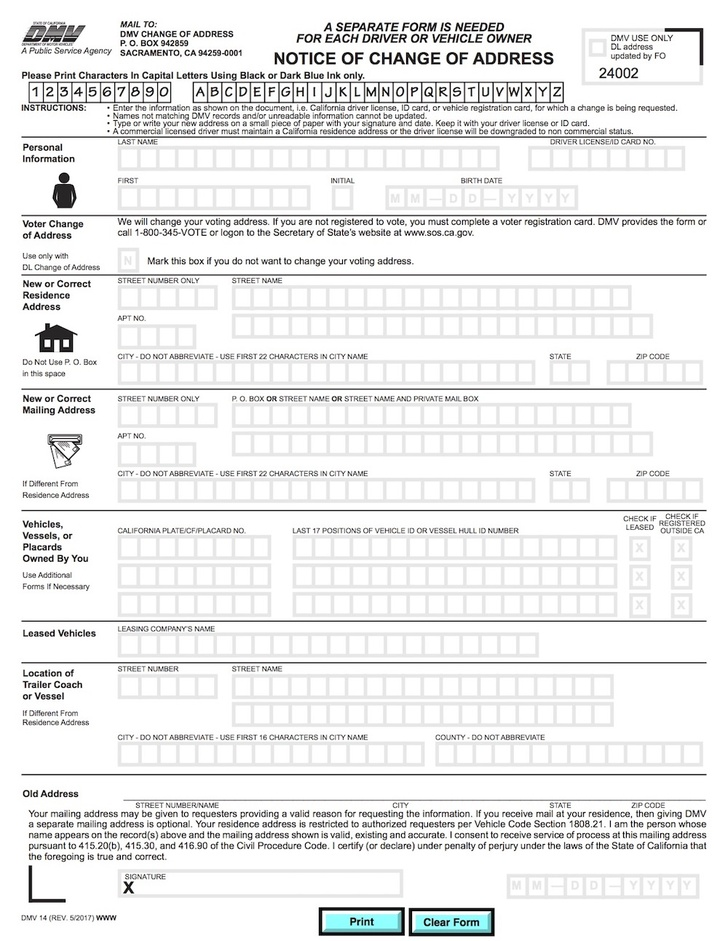
#> input picture New folder/image/form.jpg, 728 x 941 px, shrunk from 1000 x 1293 before the run
$ python image_alignment.py
#> lines starting #> are read from the running program, lines starting #| are printed output that depends on the picture
import cv2
import numpy as np
import matplotlib.pyplot as plt


print("Detecting keypoints and computing descriptors...")

im1 = cv2.imread("image/form.jpg")   # Template image
#> im1 is the input picture: shape (941, 728, 3); mean B, G, R 237.2, 237.3, 237
im2 = cv2.imread("image/scanned-form.jpg")   # Image to be aligned
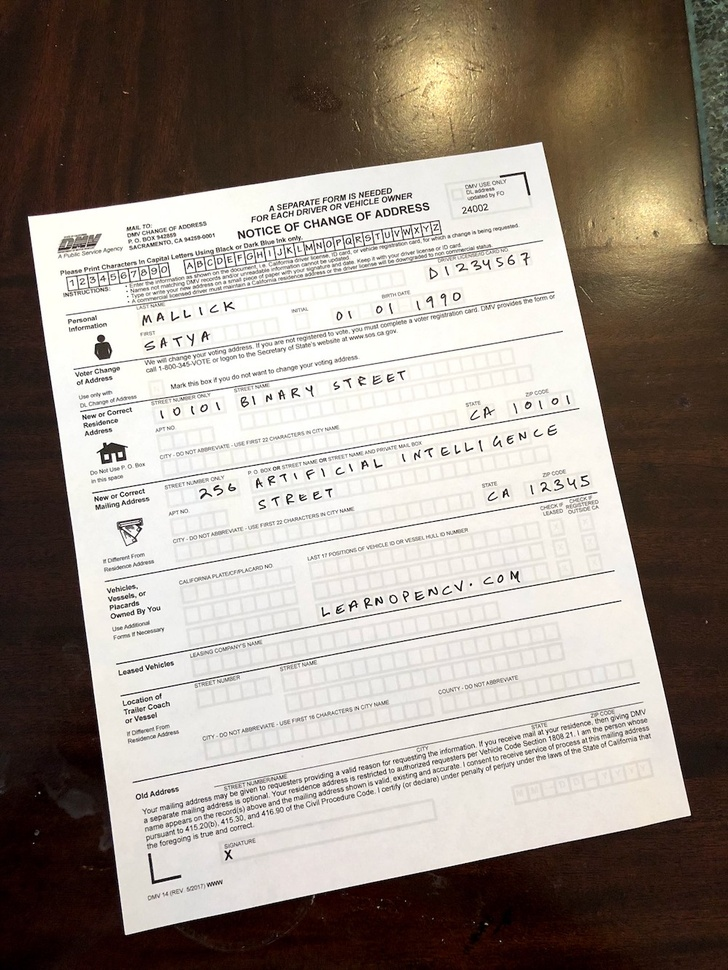
#> input picture New folder/image/scanned-form.jpg, 728 x 970 px, shrunk from 1000 x 1333 before the run
#> im2 is the input picture: shape (970, 728, 3); mean B, G, R 135.9, 144.8, 154.5

plt.figure(figsize=[20, 10]);
plt.subplot(121); plt.axis('off'); plt.imshow(im1); plt.title("Original Form")
plt.subplot(122); plt.axis('off'); plt.imshow(im2); plt.title("Scanned Form")
plt.show()
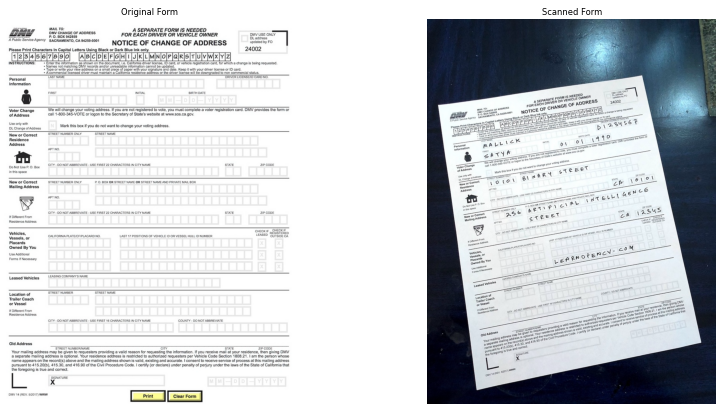
#> figure drawn by matplotlib, 2 panels; B, G, R data is drawn as R, G, B

im1_gray = cv2.cvtColor(im1, cv2.COLOR_RGB2GRAY)
im2_gray = cv2.cvtColor(im2, cv2.COLOR_RGB2GRAY)
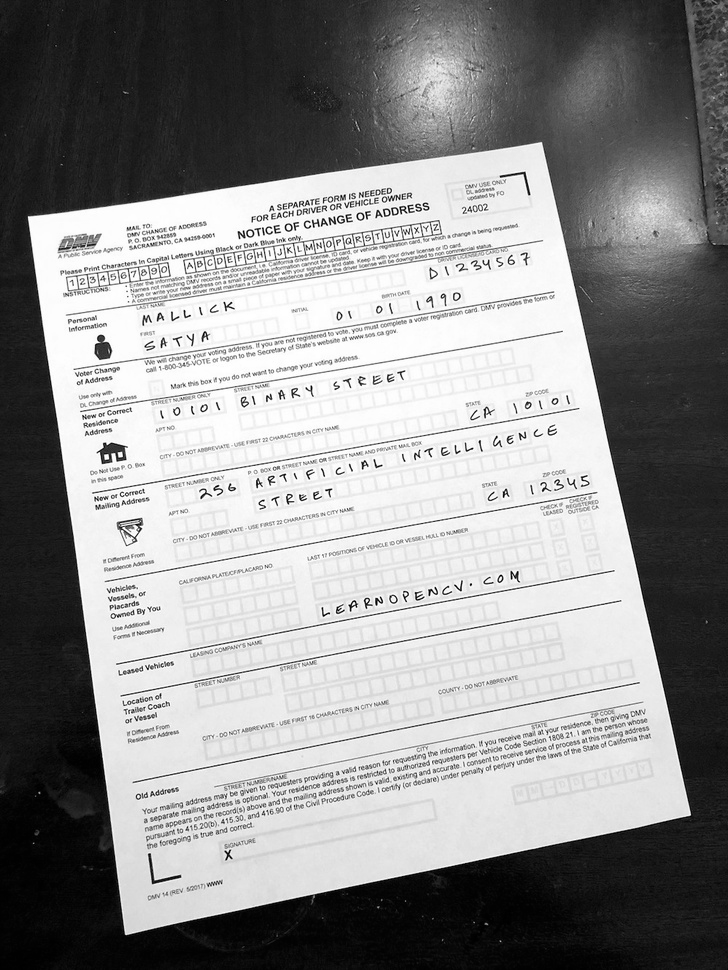
#> im2_gray: shape (970, 728); min 0, max 255, mean 143.3
